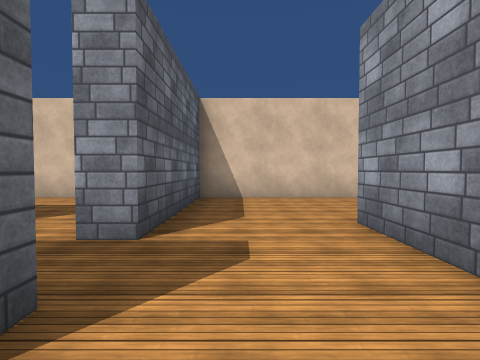
view 1 (above)

24 first-person views from a walk through a 3-D level made in the Unity game engine. The camera is 1.4 m above the floor, tilts 2° down and sees 80° across. The floor is counted in squares, 2 m on a side. Each view is taken from the middle of a square. On the plan, view 1 faces up. The plan holds only what a view shows up to about 10 squares ahead; the rest is blank. The player is left out. Surface patterns are stand-ins for the level's own textures.

view 2
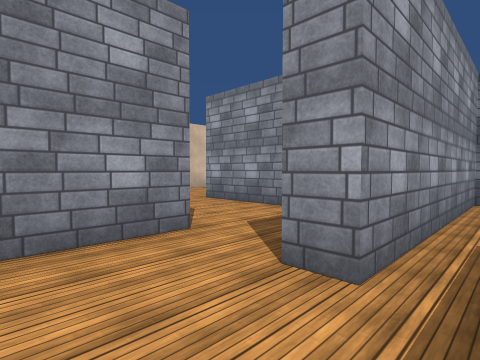

view 3
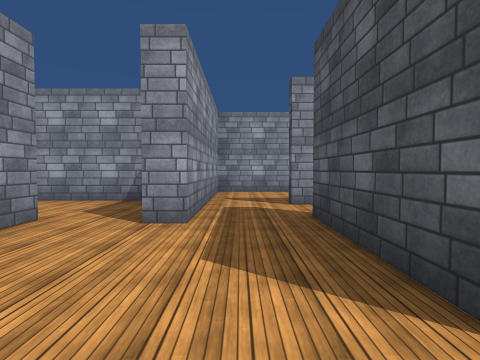

view 4
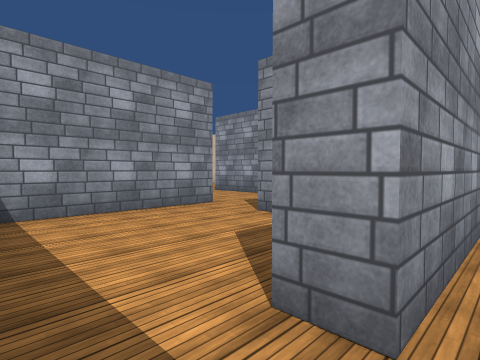

view 5
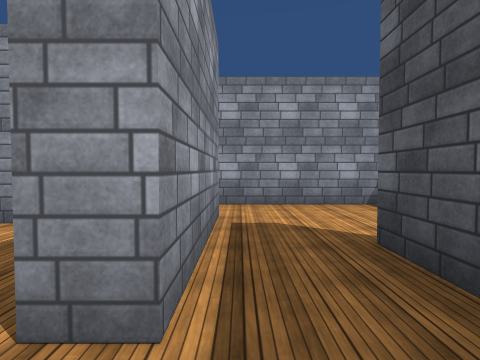

view 6
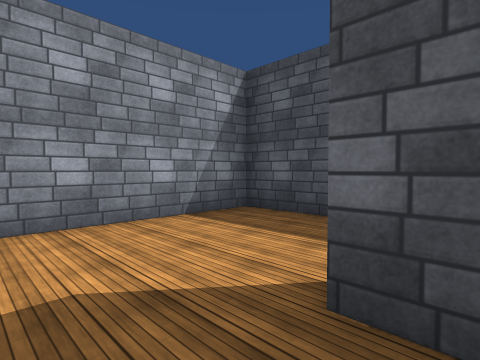

view 7
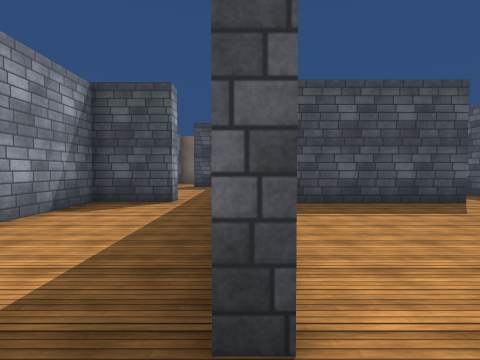

view 8
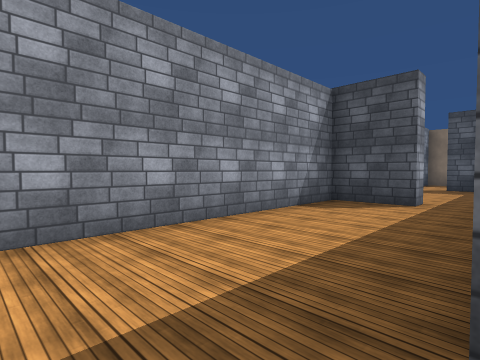

view 9
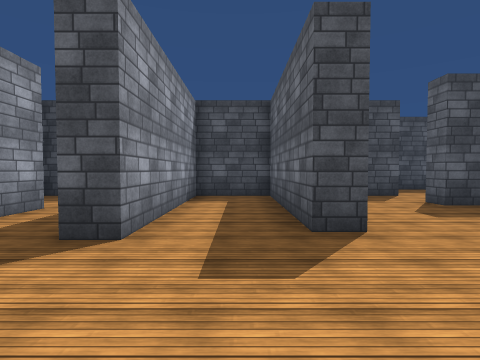

view 10
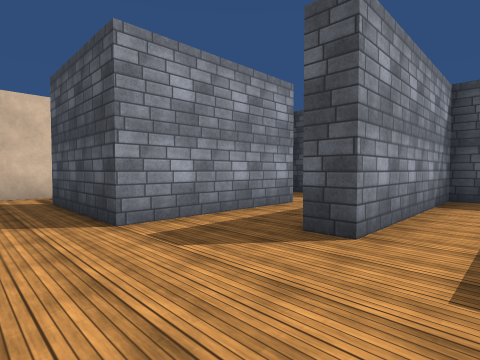

view 11
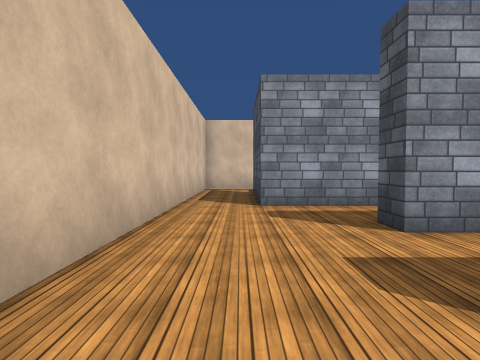

view 12
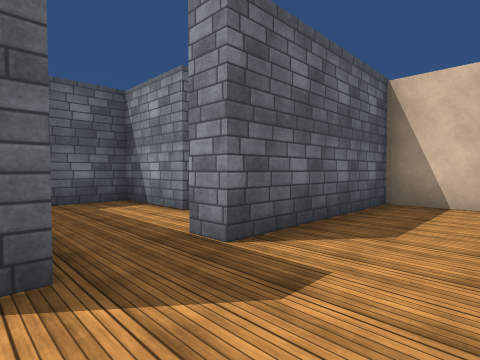

view 13
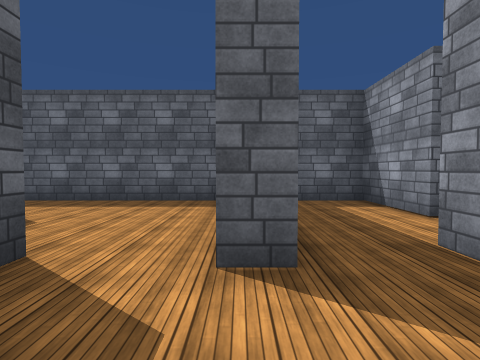

view 14
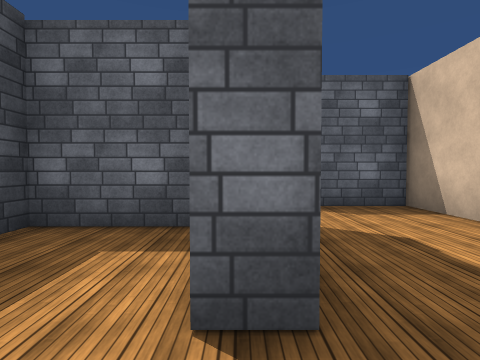

view 15
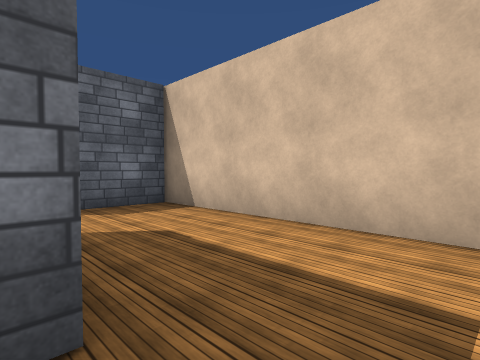

view 16
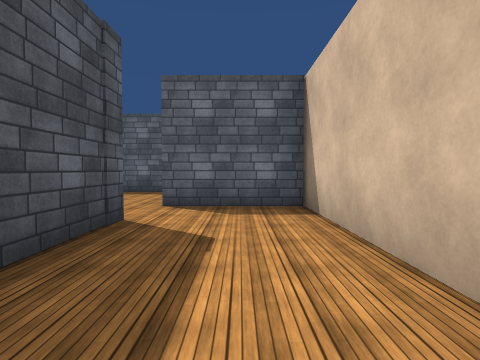

view 17
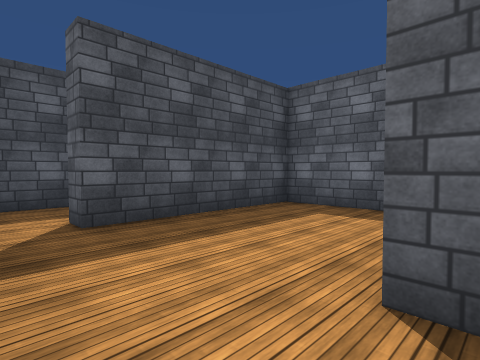

view 18
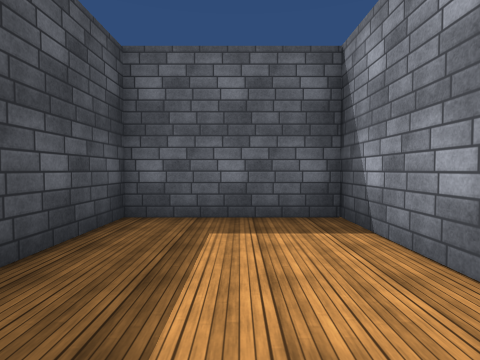

view 19
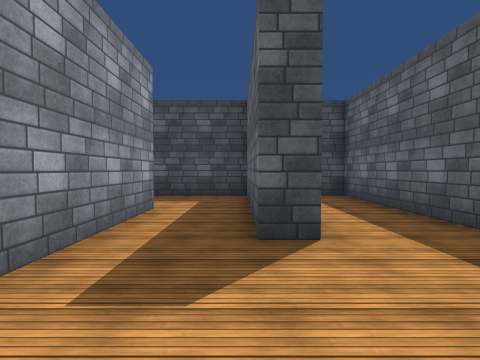

view 20
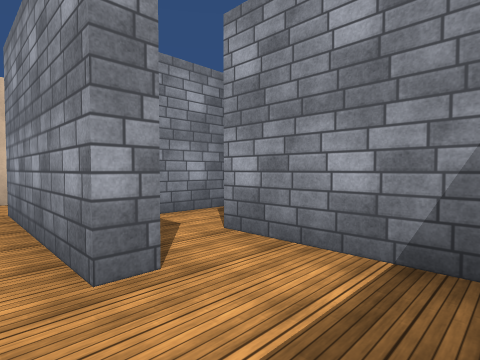

view 21
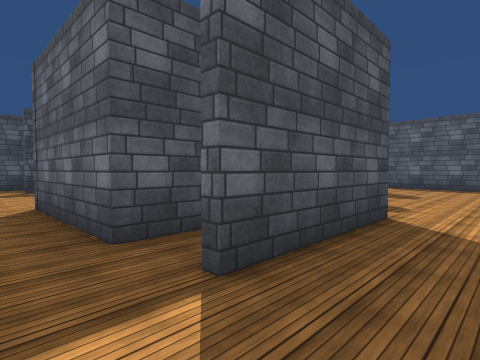

view 22
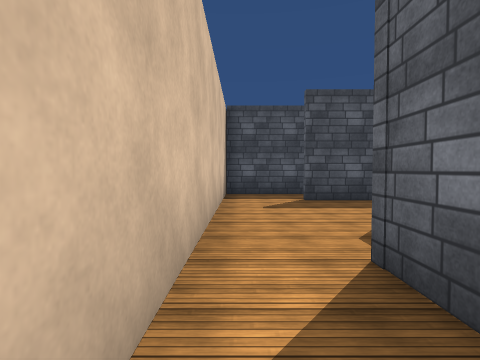

view 23
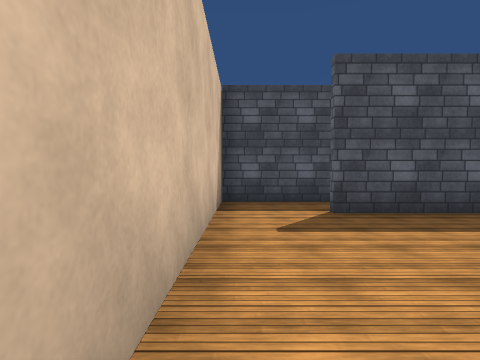

view 24
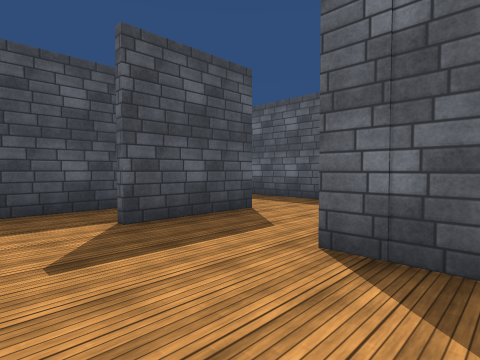

### Floor plan
Key: @ floor where view 1 was taken; # wall or solid block; . floor.
Columns run from 11 left of view 1 to 12 right of it. Each row starts with its distance up from view 1.
  8    ####################
  7    #......#............
  6    #......#........##..#
  5 ####......#.......##...#
  4 #....###..#.....#.####.
  3 #....#....#..#..#.#..#.
  2 #....#.......#..#.#.##.#
  1 ##########...#..#...##.#
  0      #.....@.#..#...#..#
 -1      #....###########..#
 -2      #..........#......#
 -3      #..###.....#......#
 -4      #......#...#.###..#
 -5         #...#...#.  ####
 -6         ....#...#
 -7         ....#...#
 -8        .#####.###
 -9       ..     .
-10      #.      ..
-11              ..
-12              ..
-13              ..
-14              #.

Where each view was taken, in squares from view 1:
view 1: 0 up, 0 right, facing up
view 2: 2 down, 3 left, facing up-right
view 3: 2 down, 5 left, facing right
view 4: 4 down, 5 left, facing up-right
view 5: 4 down, 5 left, facing right
view 6: 4 down, 3 left, facing down-right
view 7: 2 down, 1 right, facing down
view 8: 2 down, 1 right, facing down-right
view 9: 7 up, 3 right, facing down
view 10: 7 up, 3 right, facing down-right
view 11: 6 up, 1 right, facing right
view 12: 1 up, 1 right, facing up-left
view 13: 1 up, 1 right, facing left
view 14: 4 up, 2 left, facing left
view 15: 4 up, 2 left, facing up-left
view 16: 6 up, 2 left, facing left
view 17: 5 up, 6 left, facing down-left
view 18: 3 up, 7 left, facing left
view 19: 7 up, 5 right, facing down
view 20: 0 up, 6 right, facing up-right
view 21: 7 up, 11 right, facing down-left
view 22: 3 up, 11 right, facing down
view 23: 1 up, 11 right, facing down
view 24: 0 up, 11 right, facing down-left
